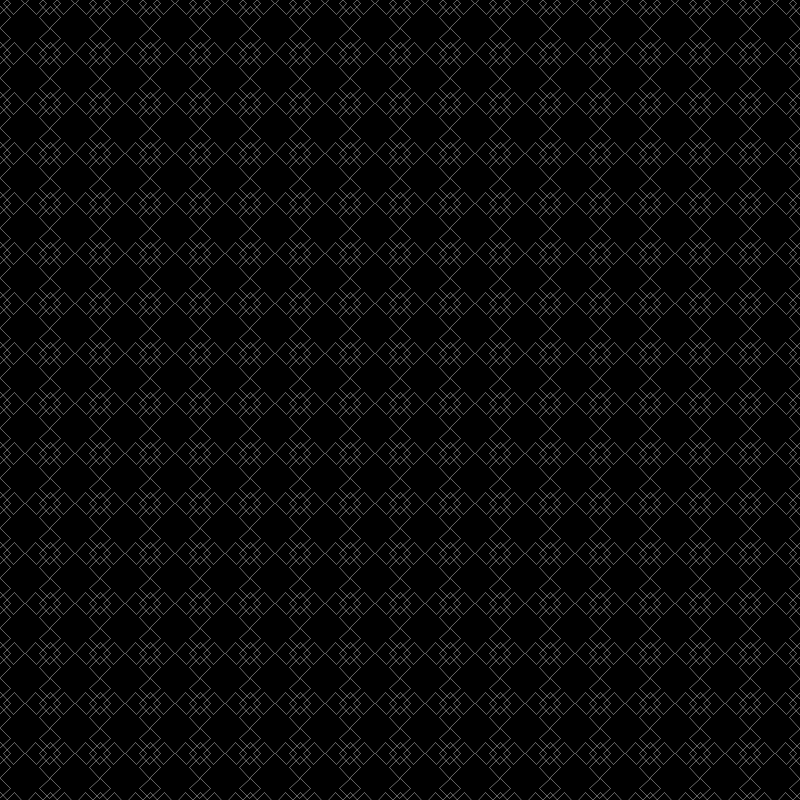
Frame 1 (no input)
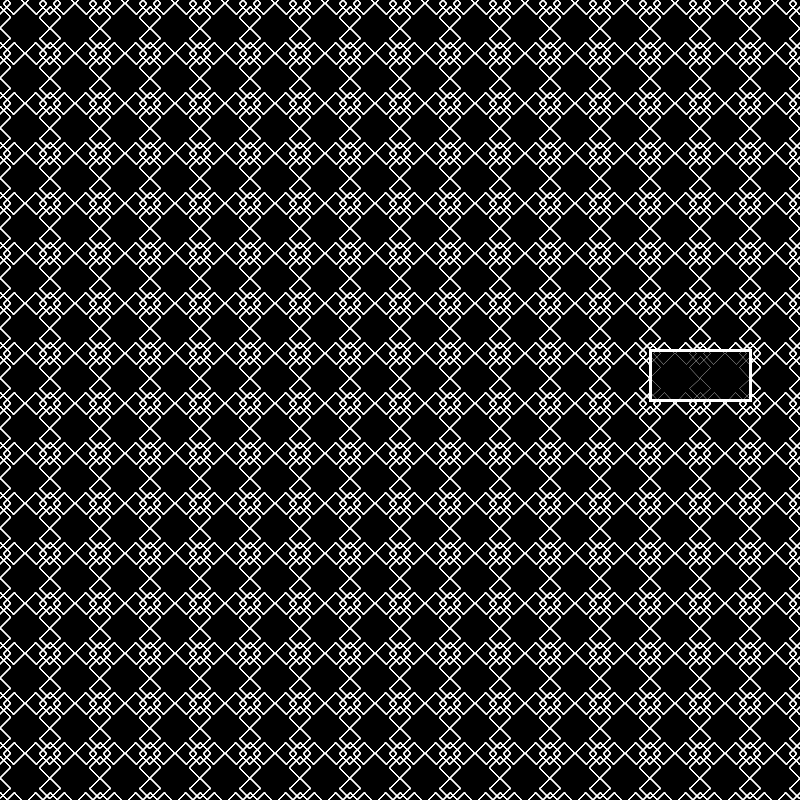
Frame 60 (the mouse pressed at the canvas centre just before this capture)
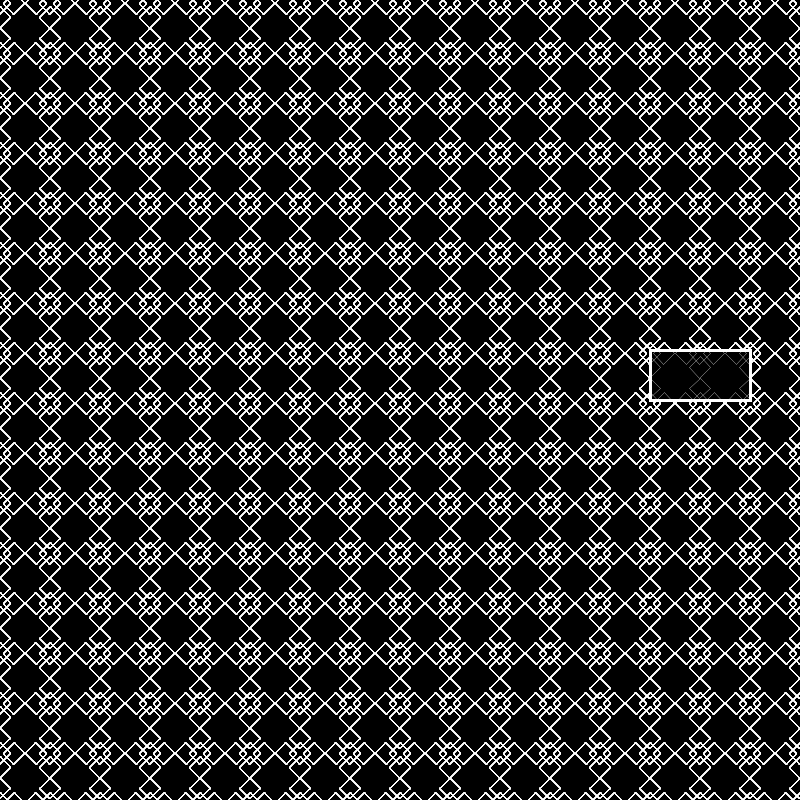
Frame 120 (the mouse held since frame 60 and released just before this capture)

The Processing sketch that drew these frames (run headless with seeded random() and noise(); from frame 60 on, the mouse is pressed at the canvas centre):

// Processing sketch: patterns
// ── patterns.pde
int mode; 

final int pat1 = 1;
final int pat2 = 2;


void setup(){
  size(800, 800);
 background(0);
}


void draw(){
  //--------------
  
    
  if (mouseX>650 && mouseX<750 && mouseY >350 && mouseY <400){
   fill(#07D9F2); 
  } else{
    fill(0);
  }

   rect(650, 350, 100, 50);
  
  
  
  //---------------------------------------------------------------------
  
  
 int x = -200, y = -500;
 

 while (y<= height){
   x=-200;
 while (x<=width){
   
     s(x, y, 0.1);
     x=x+ 50;
   }
   y=y+ 50;
 }
 
}


void s(int x, int y, float s){
  pushMatrix();
  translate(x, y);
  rotate(radians(45));
  scale(s);
 
 
 
  fill(0, 0);
  stroke(255);
  strokeWeight(3);
  square(200, 200, 150);
  square(400, 200, 150);
  square(200, 400, 150);
  square(400, 400, 150);
  
    //fill(#58FFA4, 50);
  square(300, 300, 150);
  
  popMatrix();
  
  
}


 


void nextpage(){
  if (mouseX>650 && mouseX<750 && mouseY >350 && mouseY <400){
    mode = pat2;
    
 }
}

// ── mousec.pde

//void mouseReleased(){
// if (mode==pat
  
  
//}

// ── pat2.pde

int x, y;
int d;



void pat2 (){
  background(255);
noStroke();
  size(800, 800);
  x = y = d = 0;
  
  
    while (d < 50) {
    star(x, y);
    x = x+ 160;
    d++;
    if (x > 800){
      y = y + 160;
      x = 0;
    }
  }
}


  
 void star(int x, int y) {
  pushMatrix();
  translate(x, y);
  Cell(.2);
  popMatrix();
}
 


void Cell(float scale) {
  float centerX = 400 * scale, centerY = 400 * scale; // Center point
  
  for (int i = 0; i < 4; i++) { // 4 rotations
    pushMatrix();
    translate(centerX, centerY); // Move to center
    rotate(radians(90 * i)); // Rotate 90 degrees each iteration
    
    // sides
    drawSide(scale);
    
    // angles
    drawAngle(scale);
    
    popMatrix();
  }
}

void drawSide(float scale) {
  fill(150);
  triangle(0, 0, -100 * scale, -100 * scale, 0, -400 * scale);
  
  fill(0);
  triangle(0, 0, 100 * scale, -100 * scale, 0, -400 * scale);
}

void drawAngle(float scale) {
  fill(150);
  triangle(-400 * scale, 0, -400 * scale, -400 * scale, -300 * scale, -300 * scale);
  
  fill(0);
  triangle(0, -400 * scale, -400 * scale, -400 * scale, -300 * scale, -300 * scale);
}
